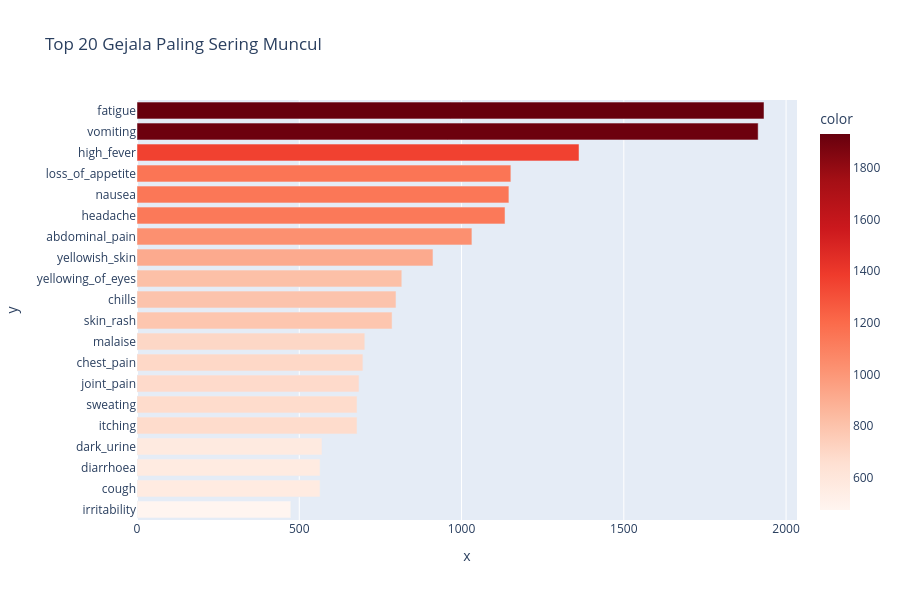

Notebook code cell kept with this figure:
### Code cell
symptom_counts = df_encoded[all_symptoms].sum().sort_values(ascending=False).head(20)

fig = px.bar(x=symptom_counts.values, 
             y=symptom_counts.index,
             orientation='h',
             title='Top 20 Gejala Paling Sering Muncul',
             color=symptom_counts.values,
             color_continuous_scale='Reds')

fig.update_layout(height=600, yaxis={'categoryorder':'total ascending'})
fig.show()

### Figure 1 — Plotly figure (JSON) as saved in the notebook; plotly's stock layout.template omitted (floating-point values rounded to 4 significant figures)
{"data": [{"hovertemplate": "x=%{x}<br>y=%{y}<br>color=%{marker.color}<extra></extra>", "legendgroup": "", "marker": {"color": [1932, 1914, 1362, 1152, 1146, 1134, 1032, 912, 816, 798, 786, 702, 696, 684, 678, 678, 570, 564, 564, 474], "coloraxis": "coloraxis", "pattern": {"shape": ""}}, "name": "", "orientation": "h", "showlegend": false, "textposition": "auto", "type": "bar", "x": [1932, 1914, 1362, 1152, 1146, 1134, 1032, 912, 816, 798, 786, 702, 696, 684, 678, 678, 570, 564, 564, 474], "xaxis": "x", "y": ["fatigue", "vomiting", "high_fever", "loss_of_appetite", "nausea", "headache", "abdominal_pain", "yellowish_skin", "yellowing_of_eyes", "chills", "skin_rash", "malaise", "chest_pain", "joint_pain", "itching", "sweating", "dark_urine", "cough", "diarrhoea", "irritability"], "yaxis": "y"}], "layout": {"barmode": "relative", "coloraxis": {"colorbar": {"title": {"text": "color"}}, "colorscale": [[0, "rgb(255,245,240)"], [0.125, "rgb(254,224,210)"], [0.25, "rgb(252,187,161)"], [0.375, "rgb(252,146,114)"], [0.5, "rgb(251,106,74)"], [0.625, "rgb(239,59,44)"], [0.75, "rgb(203,24,29)"], [0.875, "rgb(165,15,21)"], [1, "rgb(103,0,13)"]]}, "height": 600, "legend": {"tracegroupgap": 0}, "title": {"text": "Top 20 Gejala Paling Sering Muncul"}, "xaxis": {"anchor": "y", "domain": [0, 1], "title": {"text": "x"}}, "yaxis": {"anchor": "x", "categoryorder": "total ascending", "domain": [0, 1], "title": {"text": "y"}}}}
